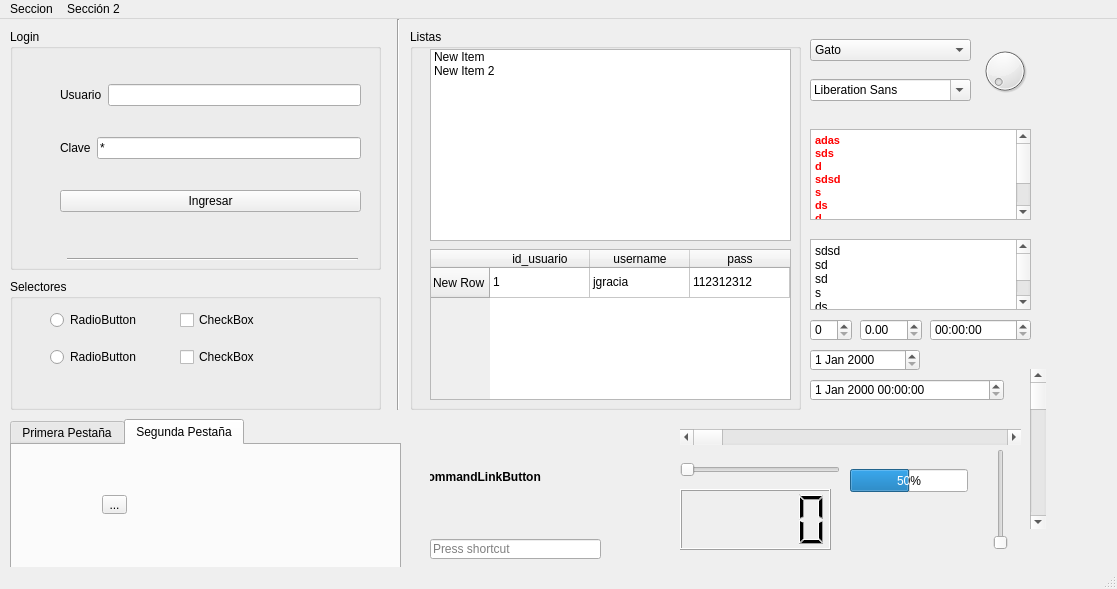
<?xml version="1.0" encoding="UTF-8"?>
<ui version="4.0">
 <class>MainWindow</class>
 <widget class="QMainWindow" name="MainWindow">
  <property name="geometry">
   <rect>
    <x>0</x>
    <y>0</y>
    <width>1117</width>
    <height>589</height>
   </rect>
  </property>
  <property name="windowTitle">
   <string>Hello World!</string>
  </property>
  <property name="toolButtonStyle">
   <enum>Qt::ToolButtonTextUnderIcon</enum>
  </property>
  <property name="tabShape">
   <enum>QTabWidget::Rounded</enum>
  </property>
  <widget class="QWidget" name="centralwidget">
   <widget class="QGroupBox" name="groupBox">
    <property name="geometry">
     <rect>
      <x>10</x>
      <y>10</y>
      <width>371</width>
      <height>241</height>
     </rect>
    </property>
    <property name="title">
     <string>Login</string>
    </property>
    <widget class="QWidget" name="verticalLayoutWidget">
     <property name="geometry">
      <rect>
       <x>50</x>
       <y>30</y>
       <width>301</width>
       <height>181</height>
      </rect>
     </property>
     <layout class="QVBoxLayout" name="verticalLayout">
      <item>
       <layout class="QHBoxLayout" name="horizontalLayout">
        <item>
         <widget class="QLabel" name="label">
          <property name="text">
           <string>Usuario</string>
          </property>
         </widget>
        </item>
        <item>
         <widget class="QLineEdit" name="usuario">
          <property name="text">
           <string/>
          </property>
         </widget>
        </item>
       </layout>
      </item>
      <item>
       <layout class="QHBoxLayout" name="horizontalLayout_2">
        <item>
         <widget class="QLabel" name="label_2">
          <property name="text">
           <string>Clave</string>
          </property>
         </widget>
        </item>
        <item>
         <widget class="QLineEdit" name="password">
          <property name="inputMask">
           <string>*</string>
          </property>
          <property name="text">
           <string>*</string>
          </property>
         </widget>
        </item>
       </layout>
      </item>
      <item>
       <widget class="QPushButton" name="boton">
        <property name="text">
         <string>Ingresar</string>
        </property>
       </widget>
      </item>
     </layout>
    </widget>
    <widget class="Line" name="line">
     <property name="geometry">
      <rect>
       <x>57</x>
       <y>220</y>
       <width>291</width>
       <height>20</height>
      </rect>
     </property>
     <property name="orientation">
      <enum>Qt::Horizontal</enum>
     </property>
    </widget>
   </widget>
   <widget class="QGroupBox" name="groupBox_2">
    <property name="geometry">
     <rect>
      <x>10</x>
      <y>260</y>
      <width>371</width>
      <height>131</height>
     </rect>
    </property>
    <property name="title">
     <string>Selectores</string>
    </property>
    <widget class="QWidget" name="verticalLayoutWidget_3">
     <property name="geometry">
      <rect>
       <x>170</x>
       <y>20</y>
       <width>171</width>
       <height>80</height>
      </rect>
     </property>
     <layout class="QVBoxLayout" name="verticalLayout_3">
      <item>
       <widget class="QCheckBox" name="checkBox">
        <property name="text">
         <string>CheckBox</string>
        </property>
       </widget>
      </item>
      <item>
       <widget class="QCheckBox" name="checkBox_2">
        <property name="text">
         <string>CheckBox</string>
        </property>
       </widget>
      </item>
     </layout>
    </widget>
    <widget class="QWidget" name="verticalLayoutWidget_2">
     <property name="geometry">
      <rect>
       <x>40</x>
       <y>20</y>
       <width>121</width>
       <height>80</height>
      </rect>
     </property>
     <layout class="QVBoxLayout" name="verticalLayout_2">
      <item>
       <widget class="QRadioButton" name="radioButton">
        <property name="text">
         <string>RadioButton</string>
        </property>
       </widget>
      </item>
      <item>
       <widget class="QRadioButton" name="radioButton_2">
        <property name="text">
         <string>RadioButton</string>
        </property>
       </widget>
      </item>
     </layout>
    </widget>
   </widget>
   <widget class="QGroupBox" name="groupBox_3">
    <property name="geometry">
     <rect>
      <x>410</x>
      <y>10</y>
      <width>391</width>
      <height>381</height>
     </rect>
    </property>
    <property name="title">
     <string>Listas</string>
    </property>
    <widget class="QListWidget" name="listWidget">
     <property name="geometry">
      <rect>
       <x>20</x>
       <y>20</y>
       <width>361</width>
       <height>192</height>
      </rect>
     </property>
     <item>
      <property name="text">
       <string>New Item</string>
      </property>
     </item>
     <item>
      <property name="text">
       <string>New Item 2</string>
      </property>
     </item>
    </widget>
    <widget class="QTableWidget" name="tableWidget">
     <property name="geometry">
      <rect>
       <x>20</x>
       <y>220</y>
       <width>361</width>
       <height>151</height>
      </rect>
     </property>
     <row>
      <property name="text">
       <string>New Row</string>
      </property>
     </row>
     <column>
      <property name="text">
       <string>id_usuario</string>
      </property>
     </column>
     <column>
      <property name="text">
       <string>username</string>
      </property>
     </column>
     <column>
      <property name="text">
       <string>pass</string>
      </property>
     </column>
     <item row="0" column="0">
      <property name="text">
       <string>1</string>
      </property>
     </item>
     <item row="0" column="1">
      <property name="text">
       <string>jgracia</string>
      </property>
     </item>
     <item row="0" column="2">
      <property name="text">
       <string>112312312</string>
      </property>
     </item>
    </widget>
   </widget>
   <widget class="QTabWidget" name="tabWidget">
    <property name="geometry">
     <rect>
      <x>10</x>
      <y>400</y>
      <width>391</width>
      <height>151</height>
     </rect>
    </property>
    <property name="currentIndex">
     <number>1</number>
    </property>
    <widget class="QWidget" name="tab">
     <attribute name="title">
      <string>Primera Pestaña</string>
     </attribute>
     <widget class="QCommandLinkButton" name="commandLinkButton">
      <property name="geometry">
       <rect>
        <x>50</x>
        <y>40</y>
        <width>185</width>
        <height>41</height>
       </rect>
      </property>
      <property name="text">
       <string>CommandLinkButton</string>
      </property>
     </widget>
    </widget>
    <widget class="QWidget" name="tab_2">
     <attribute name="title">
      <string>Segunda Pestaña</string>
     </attribute>
     <widget class="QToolButton" name="toolButton">
      <property name="geometry">
       <rect>
        <x>90</x>
        <y>50</y>
        <width>25</width>
        <height>19</height>
       </rect>
      </property>
      <property name="text">
       <string>...</string>
      </property>
     </widget>
    </widget>
   </widget>
   <widget class="QStackedWidget" name="stackedWidget">
    <property name="geometry">
     <rect>
      <x>430</x>
      <y>420</y>
      <width>171</width>
      <height>91</height>
     </rect>
    </property>
    <property name="currentIndex">
     <number>0</number>
    </property>
    <widget class="QWidget" name="page">
     <widget class="QCommandLinkButton" name="commandLinkButton_2">
      <property name="geometry">
       <rect>
        <x>-40</x>
        <y>20</y>
        <width>185</width>
        <height>41</height>
       </rect>
      </property>
      <property name="text">
       <string>CommandLinkButton</string>
      </property>
     </widget>
    </widget>
    <widget class="QWidget" name="page_2">
     <widget class="QToolButton" name="toolButton_2">
      <property name="geometry">
       <rect>
        <x>30</x>
        <y>30</y>
        <width>25</width>
        <height>19</height>
       </rect>
      </property>
      <property name="text">
       <string>...</string>
      </property>
     </widget>
    </widget>
   </widget>
   <widget class="QComboBox" name="comboBox">
    <property name="geometry">
     <rect>
      <x>810</x>
      <y>20</y>
      <width>161</width>
      <height>22</height>
     </rect>
    </property>
    <item>
     <property name="text">
      <string>Gato</string>
     </property>
    </item>
    <item>
     <property name="text">
      <string>Perro</string>
     </property>
    </item>
    <item>
     <property name="text">
      <string>Delfín</string>
     </property>
    </item>
    <item>
     <property name="text">
      <string>Tortuga</string>
     </property>
    </item>
   </widget>
   <widget class="QFontComboBox" name="fontComboBox">
    <property name="geometry">
     <rect>
      <x>810</x>
      <y>60</y>
      <width>161</width>
      <height>22</height>
     </rect>
    </property>
   </widget>
   <widget class="QTextEdit" name="textEdit">
    <property name="geometry">
     <rect>
      <x>810</x>
      <y>110</y>
      <width>221</width>
      <height>91</height>
     </rect>
    </property>
    <property name="html">
     <string>&lt;!DOCTYPE HTML PUBLIC &quot;-//W3C//DTD HTML 4.0//EN&quot; &quot;http://www.w3.org/TR/REC-html40/strict.dtd&quot;&gt;
&lt;html&gt;&lt;head&gt;&lt;meta name=&quot;qrichtext&quot; content=&quot;1&quot; /&gt;&lt;style type=&quot;text/css&quot;&gt;
p, li { white-space: pre-wrap; }
&lt;/style&gt;&lt;/head&gt;&lt;body style=&quot; font-family:'MS Shell Dlg 2'; font-size:8.25pt; font-weight:400; font-style:normal;&quot;&gt;
&lt;p style=&quot; margin-top:0px; margin-bottom:0px; margin-left:0px; margin-right:0px; -qt-block-indent:0; text-indent:0px;&quot;&gt;&lt;span style=&quot; font-weight:600; color:#ff0000;&quot;&gt;adas&lt;/span&gt;&lt;/p&gt;
&lt;p style=&quot; margin-top:0px; margin-bottom:0px; margin-left:0px; margin-right:0px; -qt-block-indent:0; text-indent:0px;&quot;&gt;&lt;span style=&quot; font-weight:600; color:#ff0000;&quot;&gt;sds&lt;/span&gt;&lt;/p&gt;
&lt;p style=&quot; margin-top:0px; margin-bottom:0px; margin-left:0px; margin-right:0px; -qt-block-indent:0; text-indent:0px;&quot;&gt;&lt;span style=&quot; font-weight:600; color:#ff0000;&quot;&gt;d&lt;/span&gt;&lt;/p&gt;
&lt;p style=&quot; margin-top:0px; margin-bottom:0px; margin-left:0px; margin-right:0px; -qt-block-indent:0; text-indent:0px;&quot;&gt;&lt;span style=&quot; font-weight:600; color:#ff0000;&quot;&gt;sdsd&lt;/span&gt;&lt;/p&gt;
&lt;p style=&quot; margin-top:0px; margin-bottom:0px; margin-left:0px; margin-right:0px; -qt-block-indent:0; text-indent:0px;&quot;&gt;&lt;span style=&quot; font-weight:600; color:#ff0000;&quot;&gt;s&lt;/span&gt;&lt;/p&gt;
&lt;p style=&quot; margin-top:0px; margin-bottom:0px; margin-left:0px; margin-right:0px; -qt-block-indent:0; text-indent:0px;&quot;&gt;&lt;span style=&quot; font-weight:600; color:#ff0000;&quot;&gt;ds&lt;/span&gt;&lt;/p&gt;
&lt;p style=&quot; margin-top:0px; margin-bottom:0px; margin-left:0px; margin-right:0px; -qt-block-indent:0; text-indent:0px;&quot;&gt;&lt;span style=&quot; font-weight:600; color:#ff0000;&quot;&gt;d&lt;/span&gt;&lt;/p&gt;
&lt;p style=&quot; margin-top:0px; margin-bottom:0px; margin-left:0px; margin-right:0px; -qt-block-indent:0; text-indent:0px;&quot;&gt;&lt;span style=&quot; font-weight:600; color:#ff0000;&quot;&gt;s&lt;/span&gt;&lt;/p&gt;
&lt;p style=&quot; margin-top:0px; margin-bottom:0px; margin-left:0px; margin-right:0px; -qt-block-indent:0; text-indent:0px;&quot;&gt;&lt;span style=&quot; font-weight:600; color:#ff0000;&quot;&gt;ds&lt;/span&gt;&lt;/p&gt;
&lt;p style=&quot; margin-top:0px; margin-bottom:0px; margin-left:0px; margin-right:0px; -qt-block-indent:0; text-indent:0px;&quot;&gt;&lt;span style=&quot; font-weight:600; color:#ff0000;&quot;&gt;d&lt;/span&gt;&lt;/p&gt;&lt;/body&gt;&lt;/html&gt;</string>
    </property>
   </widget>
   <widget class="QPlainTextEdit" name="plainTextEdit">
    <property name="geometry">
     <rect>
      <x>810</x>
      <y>220</y>
      <width>221</width>
      <height>71</height>
     </rect>
    </property>
    <property name="plainText">
     <string>sdsd
sd
sd
s
ds
d
s
ds</string>
    </property>
   </widget>
   <widget class="QSpinBox" name="spinBox">
    <property name="geometry">
     <rect>
      <x>810</x>
      <y>300</y>
      <width>42</width>
      <height>22</height>
     </rect>
    </property>
   </widget>
   <widget class="QDoubleSpinBox" name="doubleSpinBox">
    <property name="geometry">
     <rect>
      <x>860</x>
      <y>300</y>
      <width>62</width>
      <height>22</height>
     </rect>
    </property>
   </widget>
   <widget class="QTimeEdit" name="timeEdit">
    <property name="geometry">
     <rect>
      <x>930</x>
      <y>300</y>
      <width>101</width>
      <height>22</height>
     </rect>
    </property>
   </widget>
   <widget class="QDateEdit" name="dateEdit">
    <property name="geometry">
     <rect>
      <x>810</x>
      <y>330</y>
      <width>110</width>
      <height>22</height>
     </rect>
    </property>
   </widget>
   <widget class="QDateTimeEdit" name="dateTimeEdit">
    <property name="geometry">
     <rect>
      <x>810</x>
      <y>360</y>
      <width>194</width>
      <height>22</height>
     </rect>
    </property>
   </widget>
   <widget class="QDial" name="dial">
    <property name="geometry">
     <rect>
      <x>980</x>
      <y>20</y>
      <width>50</width>
      <height>64</height>
     </rect>
    </property>
   </widget>
   <widget class="QScrollBar" name="horizontalScrollBar">
    <property name="geometry">
     <rect>
      <x>680</x>
      <y>410</y>
      <width>341</width>
      <height>16</height>
     </rect>
    </property>
    <property name="orientation">
     <enum>Qt::Horizontal</enum>
    </property>
   </widget>
   <widget class="QScrollBar" name="verticalScrollBar">
    <property name="geometry">
     <rect>
      <x>1030</x>
      <y>350</y>
      <width>16</width>
      <height>160</height>
     </rect>
    </property>
    <property name="orientation">
     <enum>Qt::Vertical</enum>
    </property>
   </widget>
   <widget class="QSlider" name="horizontalSlider">
    <property name="geometry">
     <rect>
      <x>680</x>
      <y>440</y>
      <width>160</width>
      <height>22</height>
     </rect>
    </property>
    <property name="orientation">
     <enum>Qt::Horizontal</enum>
    </property>
   </widget>
   <widget class="QSlider" name="verticalSlider">
    <property name="geometry">
     <rect>
      <x>990</x>
      <y>430</y>
      <width>22</width>
      <height>101</height>
     </rect>
    </property>
    <property name="orientation">
     <enum>Qt::Vertical</enum>
    </property>
   </widget>
   <widget class="QKeySequenceEdit" name="keySequenceEdit">
    <property name="geometry">
     <rect>
      <x>430</x>
      <y>520</y>
      <width>171</width>
      <height>20</height>
     </rect>
    </property>
   </widget>
   <widget class="QLCDNumber" name="lcdNumber">
    <property name="geometry">
     <rect>
      <x>680</x>
      <y>470</y>
      <width>151</width>
      <height>61</height>
     </rect>
    </property>
   </widget>
   <widget class="QProgressBar" name="progressBar">
    <property name="geometry">
     <rect>
      <x>850</x>
      <y>450</y>
      <width>118</width>
      <height>23</height>
     </rect>
    </property>
    <property name="value">
     <number>50</number>
    </property>
   </widget>
   <widget class="Line" name="line_2">
    <property name="geometry">
     <rect>
      <x>390</x>
      <y>0</y>
      <width>16</width>
      <height>391</height>
     </rect>
    </property>
    <property name="orientation">
     <enum>Qt::Vertical</enum>
    </property>
   </widget>
  </widget>
  <widget class="QMenuBar" name="menubar">
   <property name="geometry">
    <rect>
     <x>0</x>
     <y>0</y>
     <width>1117</width>
     <height>21</height>
    </rect>
   </property>
   <widget class="QMenu" name="menuSeccion">
    <property name="title">
     <string>Seccion</string>
    </property>
    <widget class="QMenu" name="menuSubMenu_1">
     <property name="title">
      <string>SubMenu 1</string>
     </property>
     <widget class="QMenu" name="menuSub_Sub_Menu_1">
      <property name="title">
       <string>Sub Sub Menu 1</string>
      </property>
      <widget class="QMenu" name="menuSub_Sub_sub_Menu_1">
       <property name="title">
        <string>Sub Sub sub Menu 1</string>
       </property>
       <addaction name="actionSub_x_4_Menu_1"/>
      </widget>
      <addaction name="menuSub_Sub_sub_Menu_1"/>
     </widget>
     <addaction name="menuSub_Sub_Menu_1"/>
    </widget>
    <addaction name="menuSubMenu_1"/>
    <addaction name="separator"/>
    <addaction name="actionSub_Menu_2"/>
   </widget>
   <widget class="QMenu" name="menuSecci_n_2">
    <property name="title">
     <string>Sección 2</string>
    </property>
   </widget>
   <addaction name="menuSeccion"/>
   <addaction name="menuSecci_n_2"/>
  </widget>
  <widget class="QStatusBar" name="statusbar"/>
  <action name="actionSub_Menu_2">
   <property name="text">
    <string>Sub Menu 2</string>
   </property>
  </action>
  <action name="actionSub_x_4_Menu_1">
   <property name="text">
    <string>Sub x 4 Menu 1</string>
   </property>
  </action>
 </widget>
 <resources/>
 <connections/>
</ui>
